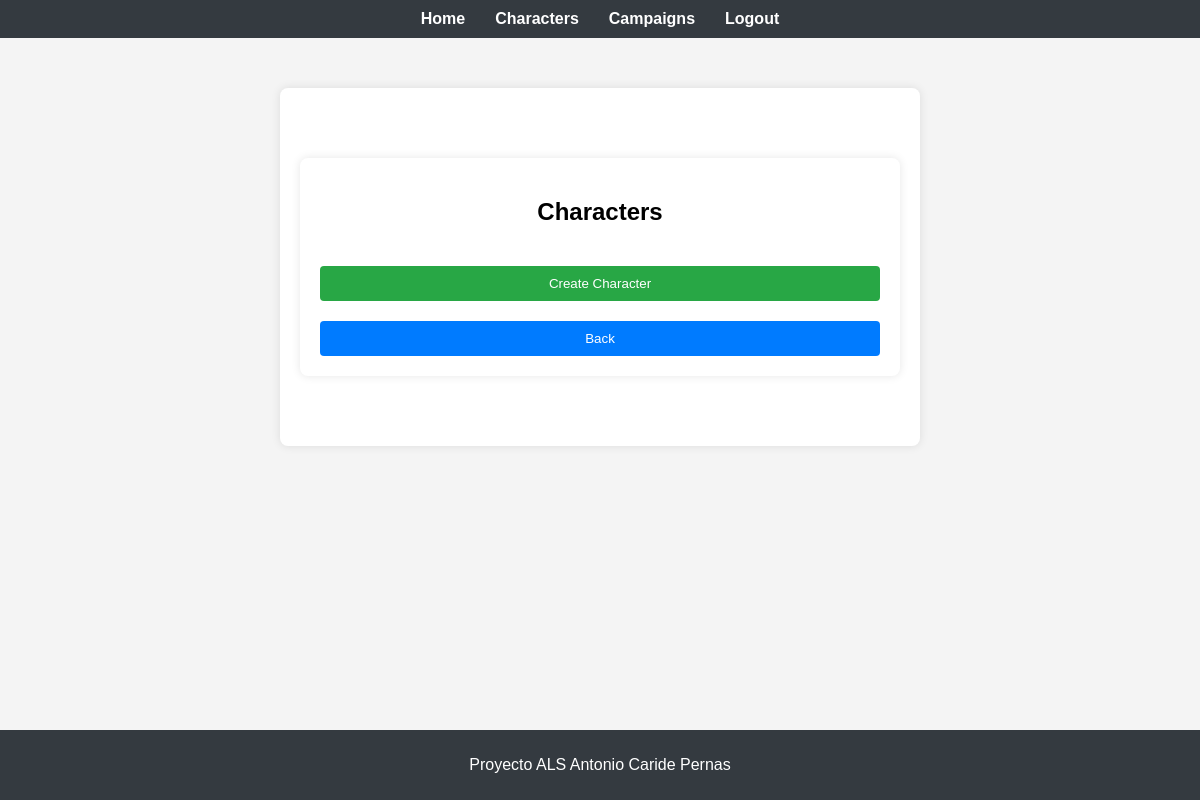
The page /characters/ (signed in) on the database as committed earlier.
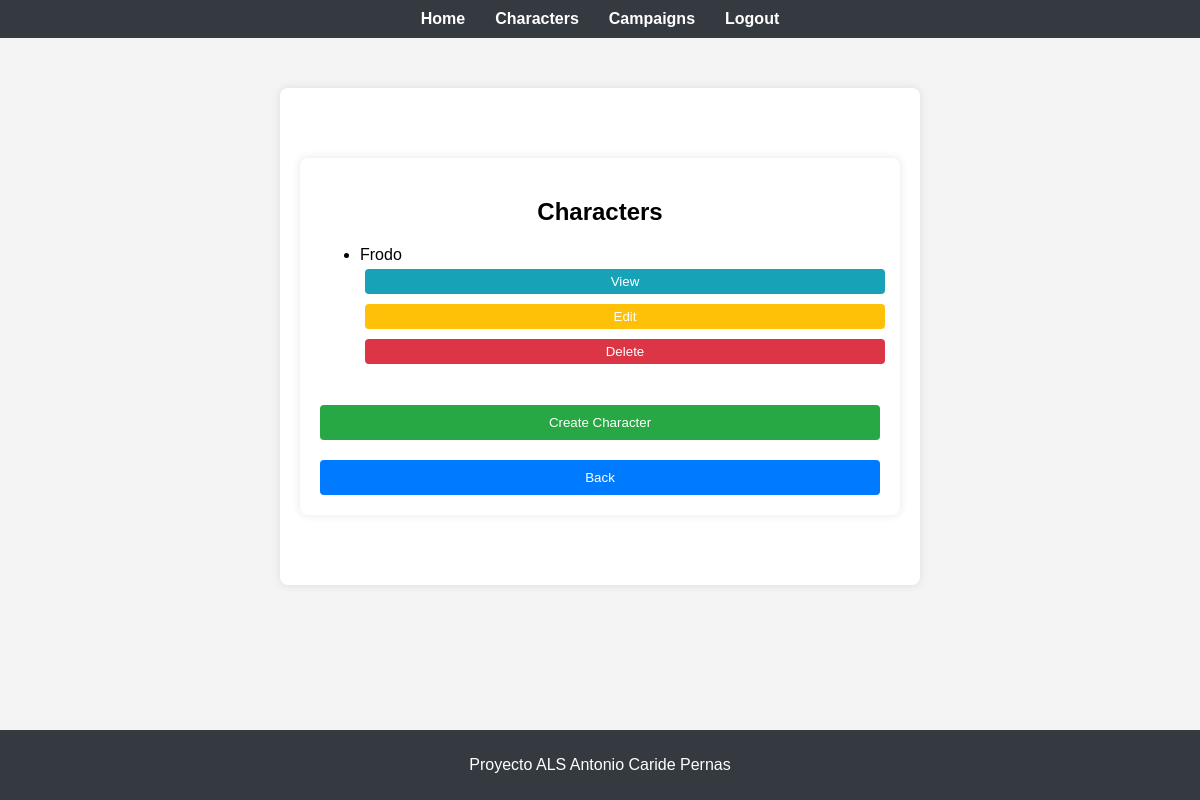
The same page on the database as committed later.
### app/models/character.py (models this page shows, shortened)
class Character(db.Model):
    id = db.Column(db.Integer, primary_key=True)
    name = db.Column(db.String(150), nullable=False)
    user_id = db.Column(db.Integer, db.ForeignKey('user.id'), nullable=False)
    user = db.relationship('User', backref=db.backref('characters', lazy=True))  # Añade la relación con User
    race = db.Column(db.String(50), nullable=False)
    character_class = db.Column(db.String(50), nullable=False)
    level = db.Column(db.Integer, nullable=False, default=1)
    strength = db.Column(db.Integer, nullable=False, default=10)
    dexterity = db.Column(db.Integer, nullable=False, default=10)
    constitution = db.Column(db.Integer, nullable=False, default=10)
    intelligence = db.Column(db.Integer, nullable=False, default=10)
    wisdom = db.Column(db.Integer, nullable=False, default=10)
    charisma = db.Column(db.Integer, nullable=False, default=10)
    hit_points = db.Column(db.Integer, nullable=False, default=10)
    armor_class = db.Column(db.Integer, nullable=False, default=10)
    initiative = db.Column(db.Integer, nullable=False, default=0)
    speed = db.Column(db.Integer, nullable=False, default=30)
    campaign_id = db.Column(db.Integer, db.ForeignKey('campaign.id'), nullable=True)  # Nueva propiedad
    bonus = db.Column(db.String(50), nullable=True)

### app/routes/characters.py (the view)
@characters_bp.route('/')
@login_required
def list_characters():
    characters = Character.query.filter_by(user_id=current_user.id).all()
    return render_template('characters/list.html', characters=characters)

### app/templates/characters/list.html (shortened to what this page needs)
{% extends "base.html" %}
{% block content %}
<!DOCTYPE html>
<html lang="en">
<head>
    <link rel="stylesheet" href="{{ url_for('static', filename='styles.css') }}">
</head>
<body>
    <div class="container">
        <h2>Characters</h2>
        <ul>
            {% for character in characters %}
            <li>
                {{ character.name }}
                <button class="view-button" onclick="window.location.href='{{ url_for('characters.view_character', character_id=character.id) }}'">View</button>
                <button class="edit-button" onclick="window.location.href='{{ url_for('characters.edit_character', character_id=character.id) }}'">Edit</button>
                <form method="POST" action="{{ url_for('characters.delete_character', character_id=character.id) }}" style="display:inline;">
                    <button type="submit" class="delete-button">Delete</button>
                </form>
            </li>
            {% endfor %}
        </ul>
        <button class="create-button" onclick="window.location.href='{{ url_for('characters.new_character') }}'">Create Character</button>
        <button class="back-button" onclick="window.location.href='{{ url_for('main.operations') }}'">Back</button>
    </div>
</body>
</html>
{% endblock %}

Rows that differ between the two databases and show on the page:
added Character: name "Frodo"
